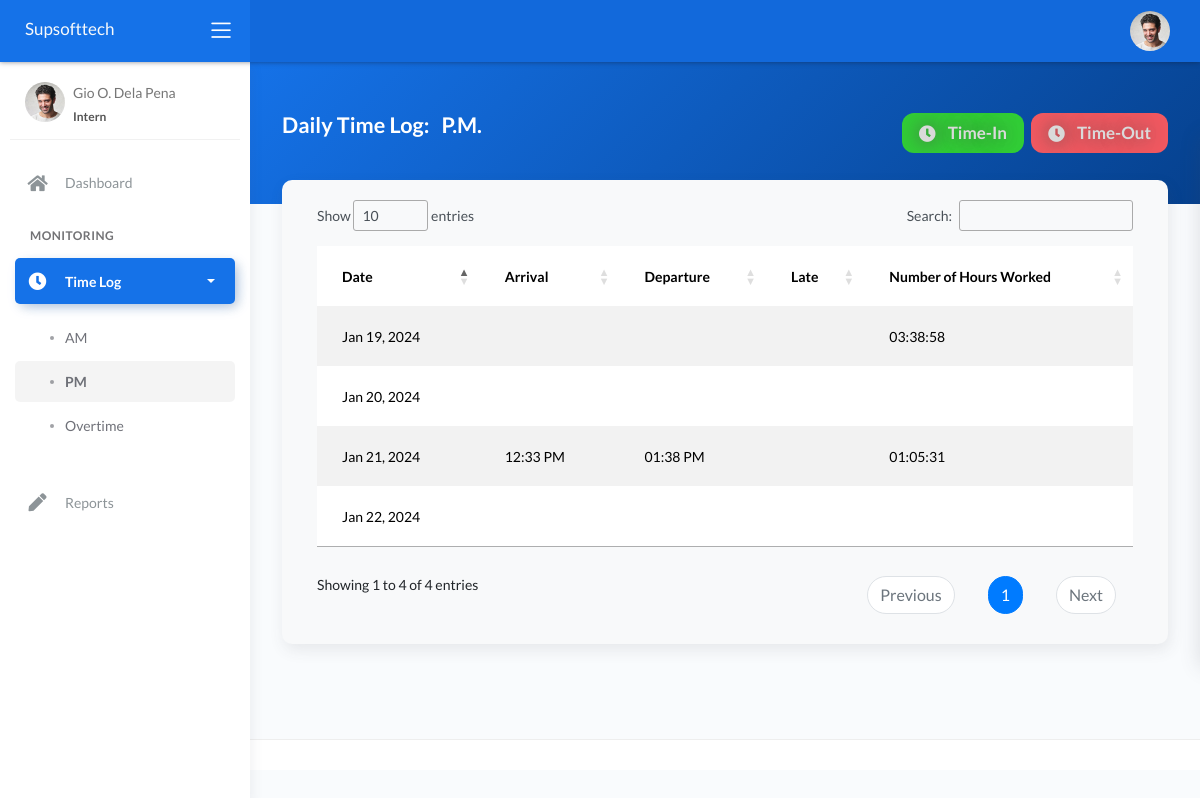
The app's page /authenticated/timeLog_pm.php (signed in) with its own data.
### tables this page shows
CREATE TABLE `interns` (
  `id` int(11) NOT NULL,
  `user_id` int(11) NOT NULL,
  `firstname` varchar(199) NOT NULL,
  `middlename` varchar(199) NOT NULL,
  `lastname` varchar(199) NOT NULL,
  `gender` enum('Male','Female') NOT NULL,
  `birthdate` date NOT NULL,
  `email` varchar(199) NOT NULL,
  `status` int(1) NOT NULL COMMENT '0 = Out\r\n1 = In',
  `overtime_status` int(1) NOT NULL COMMENT '0=Off\r\n1=On',
  `avatar` varchar(199) DEFAULT NULL,
  `target_hours` time NOT NULL,
  `completed_hours` time NOT NULL,
  `remaining_hours` time NOT NULL,
  `total_hours_worked_am` time NOT NULL,
  `total_hours_worked_pm` time NOT NULL,
  `total_overtime` time NOT NULL
);

CREATE TABLE `daily_time_records` (
  `id` int(11) NOT NULL,
  `intern_id` int(11) NOT NULL,
  `arrival_am` time DEFAULT NULL,
  `departure_am` time DEFAULT NULL,
  `late_am` time DEFAULT NULL,
  `worked_hours_am` time DEFAULT NULL,
  `arrival_pm` time DEFAULT NULL,
  `departure_pm` time DEFAULT NULL,
  `late_pm` time DEFAULT NULL,
  `worked_hours_pm` time DEFAULT NULL,
  `overtime_start` time DEFAULT NULL,
  `overtime_end` time DEFAULT NULL,
  `overtime_duration` time DEFAULT NULL,
  `date` date NOT NULL DEFAULT current_timestamp()
);

### backend/conn.php (called while the page is built, shortened)
<?php
class DBConnection{
    private $host = "localhost";
    private $username = "root";
    private $password = "";
    private $database = "core_idtr_system";
    public $conn;
    public function __construct(){
        if(!isset($this->conn)){
            $this->conn = new mysqli($this->host, $this->username, $this->password, $this->database);
            $this->conn->query("UPDATE interns SET remaining_hours = TIMEDIFF(target_hours, completed_hours)");
        }
    }
}
?>

### backend/const.php (called while the page is built, shortened)
<?php
require_once('conn.php');
$db = new DBConnection();
$getUserDetailsQry = "SELECT * FROM interns WHERE user_id = ? LIMIT 1";
$getUserDetails = $db->conn->prepare($getUserDetailsQry);
$getUserDetails->bind_param('s', $_SESSION['id']);
$getUserDetails->execute();
$userDetails = $getUserDetails->get_result();
$userDetails = $userDetails->fetch_assoc();
$currentTime = date('H:i:s');
$formattedCurrentTime = date('h:i A');
$currentDate = date('Y-m-d');
$intern_id = $userDetails['id'];
$firstname = $userDetails['firstname'];
$middlename = $userDetails['middlename'];
$lastname = $userDetails['lastname'];
?>

### authenticated/timeLog_pm.php (the view, shortened to what this page needs)
<?php require_once('../inc/header.php'); ?>
	<div class="wrapper">
		<div class="main-header">
			<?php require_once('../inc/logo-header.php'); ?>
			<?php require_once('../inc/nav-header.php'); ?>
		</div>
		<?php require_once('../inc/nav-sidebar.php'); ?>
		<div class="main-panel">
			<div class="content">
				<div class="panel-header bg-primary-gradient">
					<div class="page-inner py-5">
						<div class="d-flex justify-content-between align-items-md-center flex-column flex-md-row">
							<div>
								<h2 class="text-white pb-2 fw-bold">Daily Time Log: <span class="ml-2">P.M.</span></h2>
							</div>
							<div class="d-flex" style="gap:7px;">
								<div>
									<button class="log bg-success" onclick="handleTimeIn(<?= $intern_id ?>, '<?= $currentTime ?>', '<?= $currentDate ?>', '<?= $formattedCurrentTime ?>')">
										<span><i class="fas fa-clock"></i> Time-In</span>
									</button>
								</div>
								<div>
									<button class="log bg-danger" onclick="handleTimeOut(<?= $intern_id ?>, '<?= $currentTime ?>', '<?= $currentDate ?>', '<?= $formattedCurrentTime ?>')">
										<span><i class="fas fa-clock"></i> Time-Out</span>
									</button>
								</div>
							</div>
						</div>
					</div>
				</div>
				<div class="page-inner mt--5">
					<div class="card bg-light" style="border-radius:10px;">
						<div class="card-body">
							<div class="table-responsive">
								<table id="dailyTimeLog" class="table table-striped table-hover" style="width:100%;">
									<thead>
										<tr>
											<th>Date</th>
											<th>Arrival</th>
											<th>Departure</th>
											<th>Late</th>
											<th>Number of Hours Worked</th>
										</tr>
									</thead>
									<tbody>
										<?php
											$fetchMyTimeLogQuesry = "SELECT * FROM `daily_time_records` WHERE intern_id = '$intern_id' ORDER BY date DESC";
											$result = $db->conn->query($fetchMyTimeLogQuesry);
											if ($result->num_rows > 0):
												while($row = $result->fetch_assoc()):
										?>
										<tr>
											<td><?= date_create($row['date'])->format('M d, Y') ?></td>
											<td><?= $row['arrival_pm'] ? date_create($row['arrival_pm'])->format('h:i A'):''; ?></td>
											<td><?= $row['departure_pm'] ? date_create($row['departure_pm'])->format('h:i A'):''; ?></td>
											<td><?= $row['late_pm'] ?></td>
											<td><?= $row['worked_hours_pm']; ?></td>
										</tr>
										<?php endwhile; else: ?>
										<tr>
											<td class="text-center" colspan="6">No Time Log.</td>
										</tr>
										<?php endif;?>
									</tbody>
								</table>
							</div>
						</div>
					</div>
				</div>
			</div>
			<footer class="footer">
			</footer>
		</div>
	</div>
<?php require_once('../inc/footer.php'); ?>

### inc/nav-sidebar.php (shortened to what this page needs)
<?php
$currentPage = basename($_SERVER['PHP_SELF']);
?>
<div class="sidebar sidebar-style-2">
    <div class="sidebar-wrapper scrollbar scrollbar-inner">
        <div class="sidebar-content">
            <div class="user">
                <div class="avatar-sm float-left mr-2">
                    <img src="../assets/img/profile.jpg" alt="..." class="avatar-img rounded-circle">
                </div>
                <div class="info">
                    <a data-toggle="collapse" href="#collapseExample" aria-expanded="true">
                        <span>
                            <?= $firstname." ".substr($middlename, 0, 1).". ".$lastname; ?>
                            <span class="user-level">Intern</span>
                        </span>
                    </a>
                </div>
            </div>
            <ul class="nav nav-primary">
                <li class="nav-item <?= $currentPage=='index.php' ? 'active':'' ?>">
                    <a href="index.php" class="collapsed" aria-expanded="false">
                        <i class="fas fa-home"></i>
                        <p>Dashboard</p>
                    </a>
                </li>
                <li class="nav-section">
                    <h4 class="text-section">Monitoring</h4>
                </li>
                <li class="nav-item <?= $currentPage=='timeLog_am.php' || $currentPage=='timeLog_pm.php' || $currentPage=='overtime.php' ? 'active':'' ?>">
                    <a data-toggle="collapse" href="#timeLog" class="collapsed" aria-expanded="false">
                        <i class="fas fa-clock"></i>
                        <p>Time Log</p>
						<span class="caret"></span>
                    </a>
                    <div class="collapses" id="timeLog">
                        <ul class="nav nav-collapse" >
                            <li class=" <?= $currentPage=='timeLog_am.php' ? 'active':'' ?>">
                                <a href="timeLog_am.php">
                                    <span class="sub-item">AM</span>
                                </a>
                            </li>
                            <li class=" <?= $currentPage=='timeLog_pm.php' ? 'active':'' ?>">
                                <a href="timeLog_pm.php">
                                    <span class="sub-item">PM</span>
                                </a>
                            </li>
                            <li class=" <?= $currentPage=='overtime.php' ? 'active':'' ?>">
                                <a href="overtime.php">
                                    <span class="sub-item">Overtime</span>
                                </a>
                            </li>
                        </ul>
                    </div>
                </li>
                <li class="nav-item <?= $currentPage=='reports.php' ? 'active':'' ?>">
                    <a href="reports.php">
                        <i class="fas fa-pen"></i>
                        <p>Reports</p>
                    </a>
                </li>
            </ul>
        </div>
    </div>
</div>

### authenticated/timeLog_pm.php (style rules this page uses)
.log { font-size: 17px; border-radius: 12px; color: rgb(218, 218, 218); border: none; padding: 2px; font-weight: 700; cursor: pointer; position: relative; overflow: hidden; transition: all 0.4s; }
.log span { border-radius: 10px; padding: 5px 15px; text-shadow: 0px 0px 20px #4b4b4b; width: 100%; display: flex; align-items: center; gap: 12px; color: inherit; transition: all 0.4s; }

### records on screen
interns: firstname "Gio", middlename "O", lastname "Dela Pena"
daily_time_records: date "Jan 22, 2024"
daily_time_records: date "Jan 21, 2024", arrival_pm "12:33 PM", departure_pm "01:38 PM", worked_hours_pm "01:05:31"
daily_time_records: date "Jan 20, 2024"
daily_time_records: date "Jan 19, 2024", worked_hours_pm "03:38:58"
